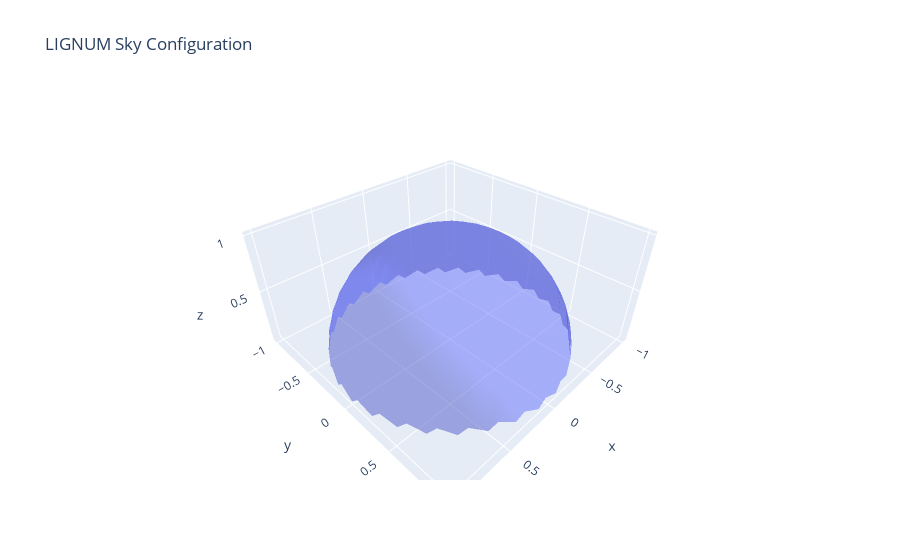

Here is the notebook cell this chart was saved with:
### Code cell
# Try a better plot showing radiation intensity
x = df["x"]
y = df["y"]
z = df["z"]
ri = df["radiation_intensity"]

fig = go.Figure(data=[go.Mesh3d(x=x,
                   y=y,
                   z=z,
                   opacity=0.5,
                   text=ri)])

fig.update_layout(title='LIGNUM Sky Configuration')

fig.show()

### Figure 1 — Plotly figure (JSON) as saved in the notebook; plotly's stock layout.template omitted (floating-point values rounded to 4 significant figures; data arrays with more than 128 entries replaced by an {"elided": "..."} marker saying what was removed)
{"data": [{"opacity": 0.5, "text": {"elided": "481 float values"}, "type": "mesh3d", "x": {"elided": "481 float values"}, "y": {"elided": "481 float values"}, "z": {"elided": "481 float values"}}], "layout": {"autosize": true, "scene": {"aspectmode": "auto", "aspectratio": {"x": 1.275, "y": 1.269, "z": 0.6179}}, "title": {"text": "LIGNUM Sky Configuration"}}}
